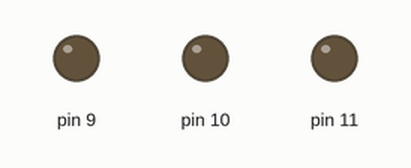
Bench run of a sketch on a simulated Arduino Uno, built with avr-gcc and run on an emulated ATmega328P. Parts: output pins drawn as LEDs (lit = HIGH).

Above: at 0.1 s.
At 9.9 s:
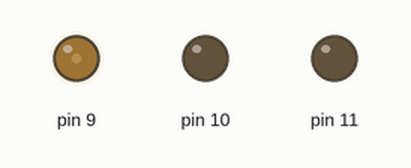
At 19.9 s:
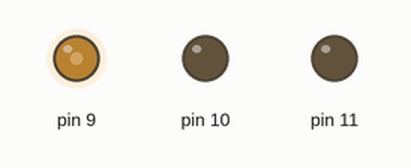
At 39.9 s:
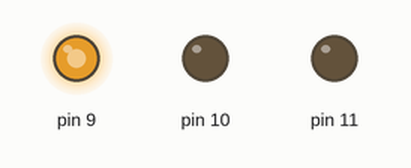
Timing chart, 0 to 40.0 s (numbered marks = the images above):
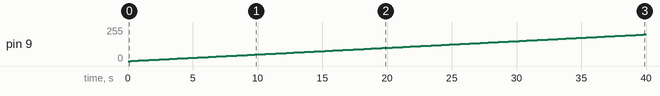

Measured:
- by itself, pin 9: moves from 0/255 to 199/255 over 39.6 s

The sketch:

rgblamp.ino
```cpp
void setup() {
  pinMode(9, OUTPUT);
  pinMode(10, OUTPUT);
  pinMode(11, OUTPUT);

}

void loop() {

  for (int i = 0; i < 256; i++) {
    analogWrite(9, i);
    // analogWrite(10, i);
    // analogWrite(11, 255 - i);
    delay(200);
  }

/*   for (int i = 0; i < 256; i++) {
    analogWrite(9, i / 2);
    // analogWrite(10, i);
    analogWrite(11, 255 - i);
  } */

}
```
